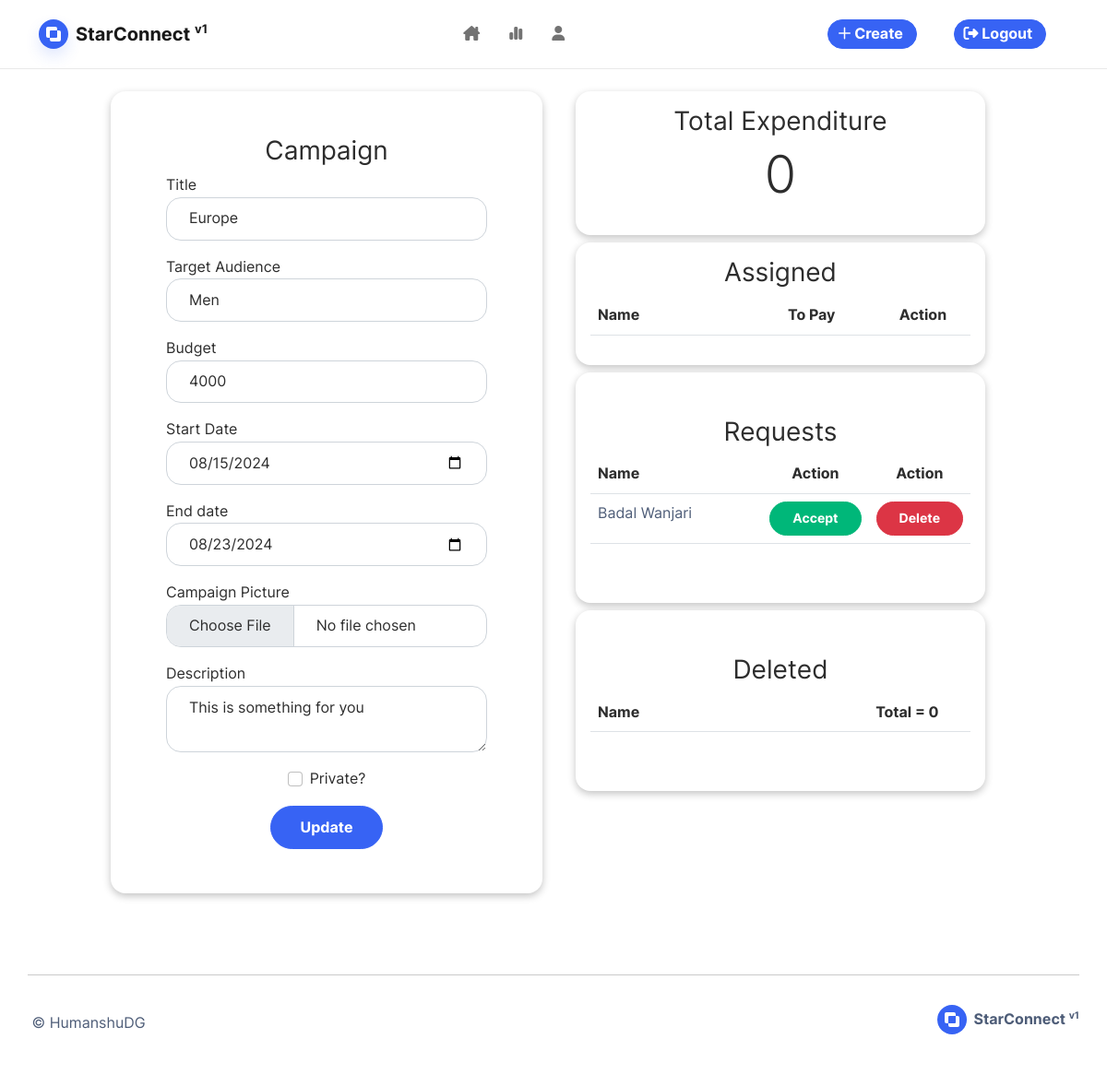
Before: /edit-campaign/2 (signed in) with the older database file.
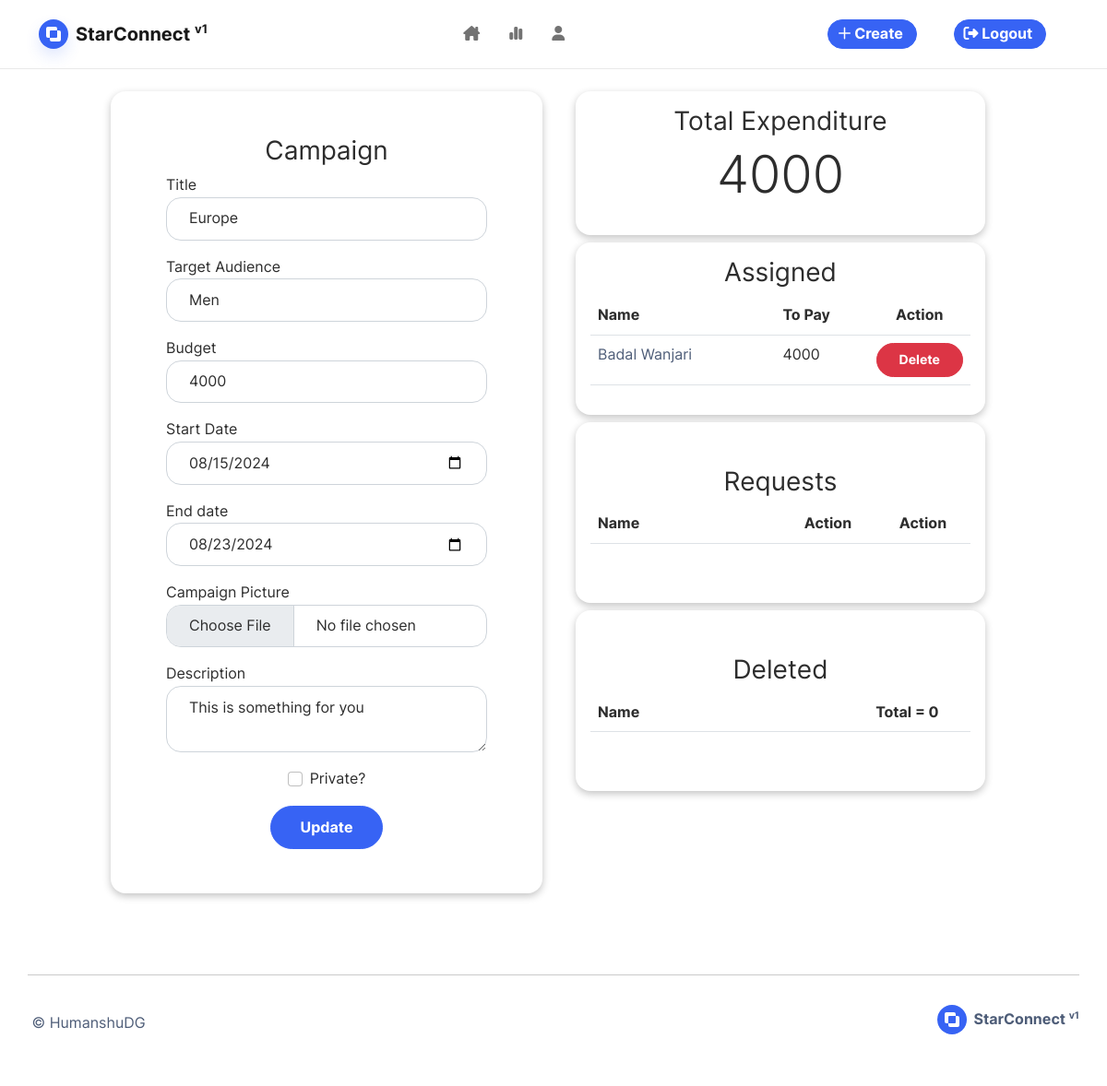
After: the same page with the newer database file.
### base/models.py (models this page shows, shortened)
class Influencer(db.Model):
    id = db.Column(db.Integer, primary_key=True)
    user_id = db.Column(db.Integer, db.ForeignKey('user.id'), unique=True)
    influencer_name = db.Column(db.String(100), nullable=False)
    category = db.Column(db.String(100), nullable=False)
    niche = db.Column(db.String(100), nullable=False)
    reach = db.Column(db.Integer, nullable=False)
    profile_url = db.Column(db.String(100), nullable=True)
    image_file = db.Column(db.String(50), nullable=False, default='default.jpg')
    bio = db.Column(db.Text(), nullable=True)
    campaign_requests = db.relationship('CampaignRequest', backref='campaign_requests', uselist=True)
    campaign_contracts = db.relationship('Contract', backref='campaign_contracts', uselist=True)

class Contract(db.Model):
    id = db.Column(db.Integer, primary_key=True, autoincrement=True)
    campaign_id = db.Column(db.Integer, db.ForeignKey('campaign.id'))
    sponsor_id = db.Column(db.Integer, db.ForeignKey('sponsor.id'))
    influencer_id = db.Column(db.Integer, db.ForeignKey('influencer.id'))
    budget = db.Column(db.Integer)
    reach = db.Column(db.Integer)
    is_deleted = db.Column(db.Boolean, default=False)
    created_at = db.Column(db.DateTime, nullable=False, default=datetime.now())
    deleted_at = db.Column(db.DateTime, nullable=False, default=datetime.now())

### base/routes.py (the view)
@login_required
@role_required(Role.SPONSOR)
@app.route("/edit-campaign/<campaign_id>", methods=['GET', 'POST'])
def edit_campaign(campaign_id):
    form = CampaignRegistrationForm()
    campaign = Campaign.query.filter_by(id=campaign_id).first()
    if campaign is None or campaign.sponsor_id != current_user.sponsor.id:
        flash("SOMETHING WENT WRONG!!!", "danger")
        return redirect(url_for('home'))
    if form.validate_on_submit():
        campaign.title=form.title.data
        campaign.description=form.description.data
        campaign.budget=form.budget.data
        campaign.target_audience=form.target_audience.data
        campaign.start_date=form.start_date.data
        campaign.end_date=form.end_date.data
        campaign.is_disabled=form.is_disabled.data
        if form.picture.data:
            picture_file = save_picture(form.picture.data, folder_name="campaign_poster/")
            campaign.image_file = picture_file
        db.session.add(campaign)
        db.session.commit()
        flash('Campaign has been updated!', 'success')
        return redirect(url_for('home'))
    else:
        form.title.data=campaign.title
        form.description.data=campaign.description
        form.budget.data=campaign.budget
        form.target_audience.data=campaign.target_audience
        form.start_date.data=campaign.start_date
        form.end_date.data=campaign.end_date
        form.is_disabled.data=campaign.is_disabled
    campaign_reqs = []
    for req in campaign.influencer_requests:
        campaign_reqs.append({"influencer": Influencer.query.filter_by(id=req.influencer_id).first(), "request":req})
    expenditure = 0
    deleted_contracts = []
    campaign_contracts = []
    for contract in campaign.influencer_contracts:
        expenditure += contract.budget
        if contract.is_deleted:
            deleted_contracts.append({"influencer": Influencer.query.filter_by(id=contract.influencer_id).first(), "contract":contract})
            continue
        campaign_contracts.append({"influencer": Influencer.query.filter_by(id=contract.influencer_id).first(), "contract":contract})
    return render_template('edit-campaign.html', title='About', form=form, campaign_reqs=campaign_reqs, campaign_contracts=campaign_contracts, expenditure=expenditure, deleted_contracts=deleted_contracts)

### base/forms.py (shortened to what this page needs)
class CampaignRegistrationForm(FlaskForm):
    title = StringField('Title', validators=[DataRequired(), Length(min=2, max=50)], render_kw={"placeholder": "Title"})
    description = TextAreaField('Description', validators=[Length(min=10, max=300)], render_kw={'placeholder': "Tell us more about campaign"})
    budget = IntegerField('Budget', validators=[DataRequired()], render_kw={"placeholder": "Budget"})
    target_audience = StringField('Target Audience', validators=[DataRequired()], render_kw={'placeholder': "Target Audience"})
    start_date = DateField("Start Date", validators=[DataRequired()])
    end_date = DateField("End date", validators=[DataRequired()])
    picture = FileField('Campaign Picture', validators=[FileAllowed(['jpg', 'png'])])
    is_disabled = BooleanField('Private?')
    submit = SubmitField('Update')

### base/models.py (called while the page is built)
@login_manager.user_loader
def load_user(user_id):
    return User.query.get(int(user_id))

### base/templates/edit-campaign.html (shortened to what the changed rows need)
{% extends 'base.html' %}
{% block blog %}
<div class="h-100 my-4 gap-4 row" style="width: 80%;display: grid; grid-template-columns: 1fr 1fr;margin-inline: auto;">
    <div class="w-full">
        <div
            class="card mb-2 p-3 w-100"
            style="box-shadow: rgba(0, 0, 0, 0.24) 0px 3px 8px"
        >
            <h3 class="card-title">Total Expenditure</h3>
            <p class="display-4">{{expenditure}}</p>
        </div>
        <div
            class="card mb-2 p-3 w-100"
            style="box-shadow: rgba(0, 0, 0, 0.24) 0px 3px 8px"
        >
            <table class="table table-hover w-100">
                <tr class="col-md-12">
                    <th class="col-md-6">Name</th>
                    <th class="col-md-3">To Pay</th>
                    <th class="col-md-3 text-center">Action</th>
                </tr>
                {% for item in campaign_contracts %}
                <tr class="col-md-12">
                    <td class="col-md-6">
                        <a
                            href="{{ url_for('profile', id=item.influencer.user_id) }}"
                            >{{item.influencer.influencer_name}}</a
                        >
                    </td>
                    <td class="col-md-3">
                        {{item.contract.budget}}
                    </td>
                    <td class="col-md-3">
                        <a
                            href="{{ url_for('delete_contract', campaign_id=item.contract.campaign_id, influencer_id=item.contract.influencer_id) }}"
                        >
                            <button class="btn btn-sm btn-danger">
                                Delete
                            </button>
                        </a>
                    </td>
                </tr>
                {% endfor %}
            </table>
        </div>
        <div
            class="card mb-2 py-5 p-3 w-100"
            style="box-shadow: rgba(0, 0, 0, 0.24) 0px 3px 8px"
        >
            <table class="table table-hover w-100">
                <tr class="col-md-12">
                    <th class="col-md-6">Name</th>
                    <th class="col-md-3 text-center">Action</th>
                    <th class="col-md-3 text-center">Action</th>
                </tr>
                {% for item in campaign_reqs %}
                <tr>
                    <td class="col-md-6">
                        <a
                            href="{{ url_for('profile', id=item.influencer.user_id) }}"
                            >{{item.influencer.influencer_name}}</a
                        >
                    </td>
                    <td class="col-md-3">
                        <a
                            href="{{ url_for('make_contract', campaign_id=item.request.campaign_id, campaign_request_id=item.request.id) }}"
                        >
                            <button class="btn btn-sm btn-success">
                                Accept
                            </button>
                        </a>
                    </td>
                    <td class="col-md-3">
                        <a
                            href="{{ url_for('delete_request', campaign_id=item.request.campaign_id, influencer_id=item.request.influencer_id) }}"
                        >
                            <button class="btn btn-sm btn-danger">
                                Delete
                            </button>
                        </a>
                    </td>
                </tr>
                {% endfor %}
            </table>
        </div>
        <div
            class="card mb-2 py-5 p-3 w-100"
            style="box-shadow: rgba(0, 0, 0, 0.24) 0px 3px 8px"
        >
            <table class="table table-hover w-100">
                <tr class="col-md-12">
                    <th class="col-md-6">Name</th>
                    <th class="col-md-3 text-center">Total = {{deleted_contracts|length}}</th>
                </tr>
            </table>
        </div>
    </div>
</div>
{% endblock %}

Changed rows visible on the page:
added Contract: contract.budget "4000"
Other visible differences:
{{ expenditure }}: "0" → "4000"
new list line: "Badal Wanjari"
new list line: "Delete"
list line gone: "Badal Wanjari"
list line gone: "Accept Delete"
